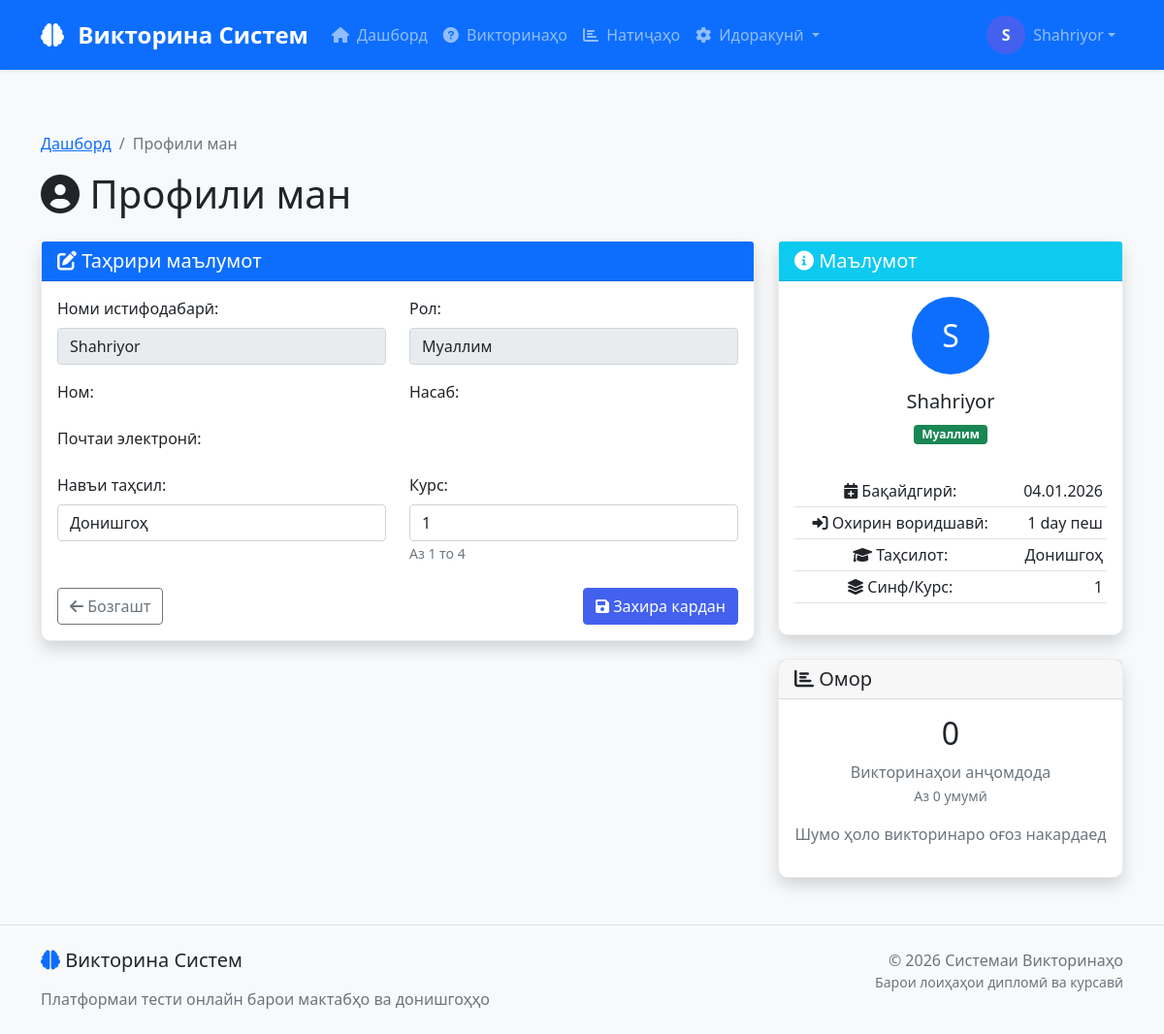
Page /profile/ (signed in) on the earlier database version.
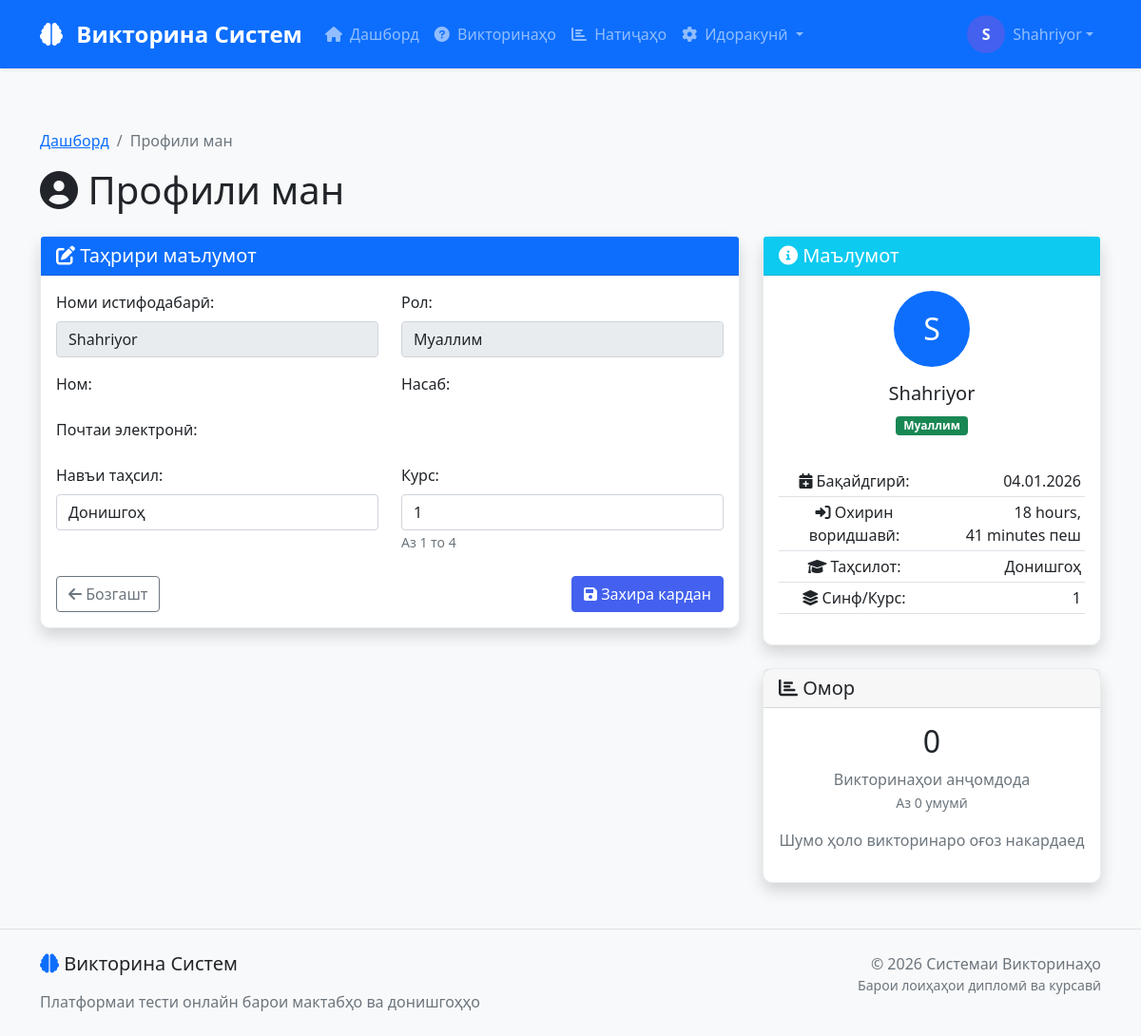
Same page on the later database version.
### core/models.py (models this page shows, shortened)
class User(AbstractUser):
    ROLE_CHOICES = (
        ('admin', 'Админ'),
        ('teacher', 'Муаллим'),
        ('student', 'Талаба'),
        ('group_leader', 'Сарвари гурӯҳ'),
    )
    email = models.EmailField(unique=True)
    role = models.CharField(max_length=20, choices=ROLE_CHOICES, default='student')
    is_active = models.BooleanField(default=True)
    created_at = models.DateTimeField(auto_now_add=True)
    class Meta:
        verbose_name = 'Истифодабаранда'
        verbose_name_plural = 'Истифодабарандагон'

### core/views.py (the view)
# urls.py: path('profile/', views.profile_view, name='profile'),
@login_required
def profile_view(request):
    try:
        profile = request.user.profile
    except Profile.DoesNotExist:
        profile = Profile.objects.create(user=request.user, level_type='school', current_level=1)
    if request.method == 'POST':
        form = ProfileForm(request.POST, instance=profile)
        if form.is_valid():
            form.save()
            messages.success(request, 'Профили шумо бомуваффақият навсозӣ шуд.')
            return redirect('profile')
    else:
        form = ProfileForm(instance=profile)
    completed_quizzes = QuizSession.objects.filter(
        user=request.user,
        finished_at__isnull=False
    ).count()
    total_quizzes = QuizSession.objects.filter(user=request.user).count()
    context = {
        'form': form,
        'profile': profile,
        'completed_quizzes': completed_quizzes,
        'total_quizzes': total_quizzes,
    }
    return render(request, 'profile/view.html', context)

### core/forms.py
class ProfileForm(forms.ModelForm):
    class Meta:
        model = Profile
        fields = ['level_type', 'current_level']
        widgets = {
            'level_type': forms.Select(attrs={'class': 'form-control'}),
            'current_level': forms.NumberInput(attrs={'class': 'form-control'}),
        }

### template/profile/view.html (shortened to what the changed rows need)
{% extends 'base.html' %}
{% block content %}
<div class="container py-4">
    <div class="row">
        <div class="col-md-12">
            <h1 class="mb-4">
                <i class="fas fa-user-circle"></i> Профили ман
            </h1>
        </div>
    </div>
    <div class="row">
        <div class="col-md-8">
            <div class="card shadow">
                <div class="card-body">
                    <form method="post">
                        <div class="row mb-3">
                            <div class="col-md-6">
                                <label class="form-label">Номи истифодабарӣ:</label>
                                <input type="text" class="form-control" value="{{ user.username }}" readonly>
                            </div>
                            <div class="col-md-6">
                                <label class="form-label">Рол:</label>
                                <input type="text" class="form-control" value="{{ user.get_role_display }}" readonly>
                            </div>
                        </div>
                    </form>
                </div>
            </div>
        </div>
        <div class="col-md-4">
            <div class="card shadow mb-4">
                <div class="card-body text-center">
                    <div class="avatar-placeholder rounded-circle bg-primary d-inline-flex align-items-center justify-content-center mb-3"
                         style="width: 80px; height: 80px; font-size: 32px; color: white;">
                        {{ user.username|first|upper }}
                    </div>
                    <h5>{{ user.get_full_name|default:user.username }}</h5>
                    <span class="badge mb-3
                        {% if user.role == 'admin' %}bg-danger
                        {% elif user.role == 'teacher' %}bg-success
                        {% elif user.role == 'student' %}bg-info
                        {% else %}bg-warning
                        {% endif %}">
                        {{ user.get_role_display }}
                    </span>
                    <table class="table table-sm mt-3">
                        <tr>
                            <td><i class="fas fa-calendar-plus"></i> Бақайдгирӣ:</td>
                            <td class="text-end">{{ user.date_joined|date:"d.m.Y" }}</td>
                        </tr>
                        <tr>
                            <td><i class="fas fa-sign-in-alt"></i> Охирин воридшавӣ:</td>
                            <td class="text-end">{{ user.last_login|timesince }} пеш</td>
                        </tr>
                        <tr>
                        </tr>
                        <tr>
                        </tr>
                    </table>
                </div>
            </div>
            <div class="card shadow">
                <div class="card-body">
                    <div class="text-center">
                        <div class="mb-3">
                            <h2>{{ completed_quizzes }}</h2>
                        </div>
                    </div>
                </div>
            </div>
        </div>
    </div>
</div>
{% endblock %}

### template/base.html (shortened to what this page needs)
<!DOCTYPE html>
<html lang="tg">
<head>
    <link href="https://cdn.jsdelivr.net/npm/bootstrap@5.1.3/dist/css/bootstrap.min.css" rel="stylesheet">
    <link rel="stylesheet" href="https://cdnjs.cloudflare.com/ajax/libs/font-awesome/6.0.0/css/all.min.css">
</head>
<body>
    {% if user.is_authenticated %}
    <nav class="navbar navbar-expand-lg navbar-dark bg-primary shadow-sm">
        <div class="container">
            <a class="navbar-brand" href="{% url 'dashboard' %}">
                <i class="fas fa-brain me-2"></i>
                Викторина Систем
            </a>
            <div class="collapse navbar-collapse" id="navbarNav">
                <ul class="navbar-nav me-auto">
                    <li class="nav-item">
                        <a class="nav-link" href="{% url 'dashboard' %}">
                            <i class="fas fa-home me-1"></i> Дашборд
                        </a>
                    </li>
                    <li class="nav-item">
                        <a class="nav-link" href="{% url 'quiz_list' %}">
                            <i class="fas fa-question-circle me-1"></i> Викторинаҳо
                        </a>
                    </li>
                    <li class="nav-item">
                        <a class="nav-link" href="{% url 'my_results' %}">
                            <i class="fas fa-chart-bar me-1"></i> Натиҷаҳо
                        </a>
                    </li>
                    {% if user.role == 'teacher' or user.role == 'admin' %}
                    <li class="nav-item dropdown">
                        <a class="nav-link dropdown-toggle" href="#" id="adminDropdown" role="button" data-bs-toggle="dropdown">
                            <i class="fas fa-cog me-1"></i> Идоракунӣ
                        </a>
                    </li>
                    {% endif %}
                </ul>
                <ul class="navbar-nav">
                    <li class="nav-item dropdown">
                        <a class="nav-link dropdown-toggle d-flex align-items-center" href="#" id="userDropdown" role="button" data-bs-toggle="dropdown">
                            <div class="user-avatar me-2">
                                {{ user.username|first|upper }}
                            </div>
                            {{ user.username }}
                        </a>
                    </li>
                </ul>
            </div>
        </div>
    </nav>
    {% endif %}
    <main class="main-content py-4">
        {% block content %}{% endblock %}
    </main>
    <footer class="footer py-4">
        <div class="container">
            <div class="row">
                <div class="col-md-6">
                    <h5 class="mb-3">
                        <i class="fas fa-brain text-primary"></i> Викторина Систем
                    </h5>
                    <p class="text-muted mb-0">
                        Платформаи тести онлайн барои мактабҳо ва донишгоҳҳо
                    </p>
                </div>
                <div class="col-md-6 text-md-end">
                    <p class="text-muted mb-0">
                        &copy; {% now "Y" %} Системаи Викторинаҳо
                    </p>
                    <p class="text-muted small">
                        Барои лоиҳаҳои дипломӣ ва курсавӣ
                    </p>
                </div>
            </div>
        </div>
    </footer>
</body>
</html>

Differences in the rows shown:
changed User "Shahriyor": last_login "1 day" → "18 hours, 41 minutes"
